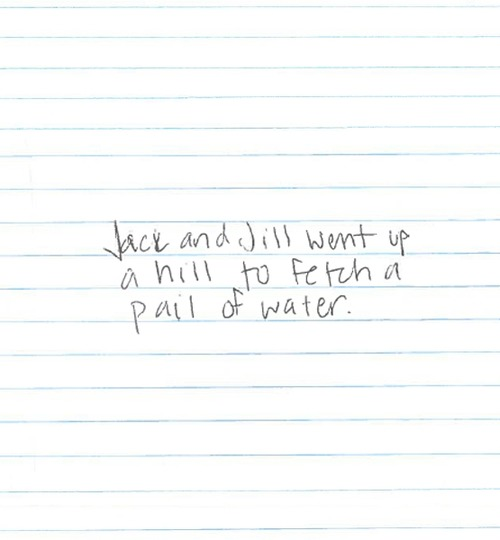
#> input picture test/lh.jpg, 500 x 540 px
$ python slant.py
#> lines starting #> are read from the running program, lines starting #| are printed output that depends on the picture
import cv2
import numpy as np

# Algorithm from Predicting the Big Five personality traits from handwriting, Mihai Gavrilescu and Nicolae Vizireanu

def determine_slant(image_path):

#> called with image_path = 'test/lh.jpg'
    img = cv2.imread(image_path)
#> img is the input picture: shape (540, 500, 3); mean B, G, R 251.4, 251.4, 249.8

    # Convert image to grayscale
    gray = cv2.cvtColor(img, cv2.COLOR_BGR2GRAY)

    # Define range of angles to check
    angles = np.arange(-20, 21)

    # Initialize variables
    max_sum = -1
    best_angle = 0

    # Iterate over angles and calculate pixel density histogram for each angle
    for angle in angles:
        M = cv2.getRotationMatrix2D((img.shape[1]/2, img.shape[0]/2), angle, 1)
        rotated = cv2.warpAffine(gray, M, (img.shape[1], img.shape[0]))
        hist = np.sum(rotated, axis=0)

        # Normalize histogram
        hist_norm = (hist - np.min(hist)) / (np.max(hist) - np.min(hist))

        # Calculate sum of normalized histogram
        hist_sum = np.sum(hist_norm)

        # Check if this angle has the highest sum so far
        if hist_sum > max_sum:
            max_sum = hist_sum
            best_angle = angle
#> this loop made 41 passes
#> (hist_sum, max_sum) on passes 1 to 12: (382.2, 382.2), (385.6, 385.6), (389, 389), (392.9, 392.9), (396.8, 396.8), (401.2, 401.2), (405.7, 405.7), (410.2, 410.2), (415.1, 415.1), (420.3, 420.3), (425.6, 425.6), (431.2, 431.2)
#> hist_sum on passes 21, 23, 24, 25, 26, 27: 397.3, 478, 470.5, 463.6, 456.8, 450.1
#> after the loop, best_angle = 1; max_sum = 485.7

    print(best_angle)
#| 1

    # Classify slant based on best angle
    if best_angle > -2 and best_angle < 2:
        return "Vertical slant"
    elif best_angle >= -7 and best_angle <= -2:
        return "Moderate right slant"
    elif best_angle < -7 :
        return "Extreme right slant"
    elif best_angle >= 2 and best_angle <= 7:
        return "Moderate left slant"
    else:
        return "Extreme left slant"

#r_3 = determine_slant("photo-scanner/Alejandra/Emir Sierra (3).jpg")
r_4 = determine_slant("test/lh.jpg")
r_5 = determine_slant("test/rh.jpeg")
#> call 2 of determine_slant, with image_path = 'test/rh.jpeg'
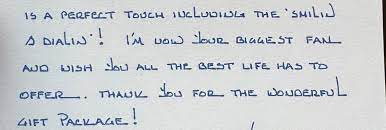
#> input picture test/rh.jpeg, 386 x 130 px
#> in determine_slant, img is the input picture: shape (130, 386, 3); mean B, G, R 210.9, 208, 204.4
#> the loop in determine_slant (call 2), `for angle in angles:` made 41 passes
#> (hist_sum, max_sum) on passes 1 to 12: (245.5, 245.5), (251, 251), (254.6, 254.6), (256.8, 256.8), (264.2, 264.2), (267.1, 267.1), (270.8, 270.8), (274.7, 274.7), (280.4, 280.4), (285.8, 285.8), (294.5, 294.5), (299.4, 299.4)
#> hist_sum on passes 21 to 26: 349.6, 345.3, 337.6, 328.9, 320.9, 314.4
#> after the loop in determine_slant (call 2), `for angle in angles:`: best_angle = -1; max_sum = 358
#| -1
r_6 = determine_slant("test/rr.jpeg")
#> call 3 of determine_slant, with image_path = 'test/rr.jpeg'
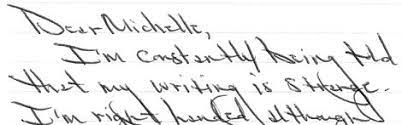
#> input picture test/rr.jpeg, 402 x 125 px
#> in determine_slant, img is the input picture: shape (125, 402, 3); min 0, max 255, mean 234.6
#> the loop in determine_slant (call 3), `for angle in angles:` made 41 passes
#> (hist_sum, max_sum) on passes 1 to 12: (244.5, 244.5), (249.5, 249.5), (255.3, 255.3), (257.8, 257.8), (261.6, 261.6), (266.6, 266.6), (271.7, 271.7), (278.1, 278.1), (287.2, 287.2), (294.7, 294.7), (296.3, 296.3), (302.6, 302.6)
#> hist_sum on passes 20, 21, 22, 24, 25, 26: 298.7, 189.4, 301, 335.9, 330.3, 322.6
#> pass 1, in determine_slant (call 3), `rotated = cv2.warpAffine(gray, M, (img.shape[1], img.shape[0]))`:
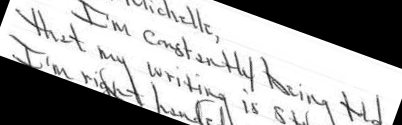
#> rotated: shape (125, 402); min 0, max 255, mean 172.4
#> after the loop in determine_slant (call 3), `for angle in angles:`: best_angle = 2; max_sum = 339.3
#| 2
r_7 = determine_slant("test_slant/look.png")
#> call 4 of determine_slant, with image_path = 'test_slant/look.png'
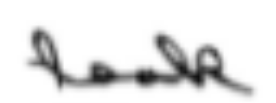
#> input picture test_slant/look.png, 276 x 103 px
#> in determine_slant, img is the input picture: shape (103, 276, 3); min 13, max 255, mean 227.9
#> the loop in determine_slant (call 4), `for angle in angles:` made 41 passes
#> (hist_sum, max_sum) on passes 1 to 12: (170.6, 170.6), (172, 172), (173.5, 173.5), (175.2, 175.2), (177, 177), (179.2, 179.2), (181.4, 181.4), (183.8, 183.8), (186.2, 186.2), (188.8, 188.8), (191.6, 191.6), (194.3, 194.3)
#> hist_sum on passes 19 to 24: 202.9, 169.5, 168, 169.7, 203, 212.1
#> pass 1, in determine_slant (call 4), `rotated = cv2.warpAffine(gray, M, (img.shape[1], img.shape[0]))`:
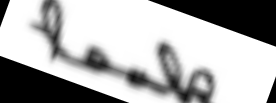
#> rotated: shape (103, 276); min 0, max 255, mean 173.6
#> after the loop in determine_slant (call 4), `for angle in angles:`: best_angle = -3; max_sum = 212.7
#| -3
r_8 = determine_slant("test_slant/45.png")
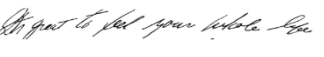
#> input picture test_slant/45.png, 324 x 57 px
#> in determine_slant, img is the input picture: shape (57, 324, 3); min 15, max 255, mean 243.7
#> the loop in determine_slant (call 5), `for angle in angles:` made 41 passes
#> (hist_sum, max_sum) on passes 1 to 12: (165.4, 165.4), (167.6, 167.6), (170.9, 170.9), (174.9, 174.9), (179.1, 179.1), (183, 183), (186.9, 186.9), (190.9, 190.9), (194.8, 194.8), (199.3, 199.3), (204.1, 204.1), (210, 210)
#> hist_sum on passes 19 to 24: 247.8, 219.1, 214.6, 212.8, 241.9, 249.4
#> pass 3, in determine_slant (call 5), `rotated = cv2.warpAffine(gray, M, (img.shape[1], img.shape[0]))`:
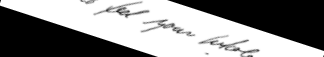
#> rotated: shape (57, 324); min 0, max 255, mean 138.1
#> after the loop in determine_slant (call 5), `for angle in angles:`: best_angle = -3; max_sum = 253.7
#| -3

#print(r_3)
print(r_7)
print(r_4)
print(r_5)
print(r_6)
print(r_8)
